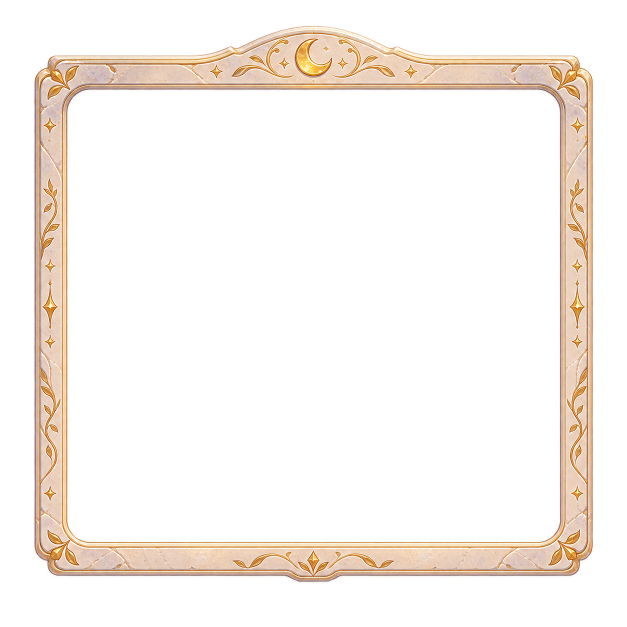
#> input picture assets/art/moonlit/sources/frame-original.png, 1254 x 1254 px, given in place of floor_1.png, which was not available (shown at 1/2 size); the run also reads 1 picture not shown here
$ python process_moon_garden.py ../assets/art/moonlit/sources
#> lines starting #> are read from the running program, lines starting #| are printed output that depends on the picture
"""달빛 숲 정원 원본 그림을 게임용 스프라이트로 다듬는다.

생성 원본은 단색 배경 위에 그렸으므로 가장자리에서 배경을 채워 지우고,
내용 영역만 잘라 정사각형 투명 PNG로 저장한다.
Pillow가 필요하다: python3 -m pip install Pillow
사용: python3 tools/process_moon_garden.py <원본 폴더>
"""

from __future__ import annotations

import sys
from collections import deque
from pathlib import Path

from PIL import Image, ImageFilter

ROOT = Path(__file__).resolve().parents[1]
OUT = ROOT / "assets/art/moon_garden"

# 파일 이름: (출력 크기, 내용이 차지할 비율, 배경 허용 오차, 처리 방식)
# flood: 가장자리와 이어진 배경만 지운다. shadow: 회색 바닥 그림자를 반투명 그림자로 바꾼다.
# key: 막대 사이처럼 갇힌 배경도 같은 색이면 모두 지운다.
SPRITES = {
    "floor_1": (384, 1.0, 34, "flood"),
    "floor_2": (384, 1.0, 34, "flood"),
    "floor_3": (384, 1.0, 34, "flood"),
    "floor_4": (384, 1.0, 34, "flood"),
    "rock": (384, 0.96, 30, "shadow"),
    "stump": (384, 0.96, 30, "shadow"),
    "riq_cushion": (384, 0.98, 30, "shadow"),
    "tile_dandelion": (384, 0.96, 32, "flood"),
    "tile_amber": (384, 0.96, 34, "flood"),
    "tile_clover": (384, 0.96, 40, "flood"),
    "switch_crystal": (384, 0.96, 12, "shadow"),
    "gate_closed": (384, 0.96, 40, "key"),
}
SOURCES = {"rock": "rock_2"}


def remove_background(
    image: Image.Image, tolerance: int, mode: str = "flood"
) -> Image.Image:
    """가장자리와 이어진 배경색 영역을 투명하게 만든다."""
#> called with tolerance = 34, mode = 'flood'
    rgb = image.convert("RGB")
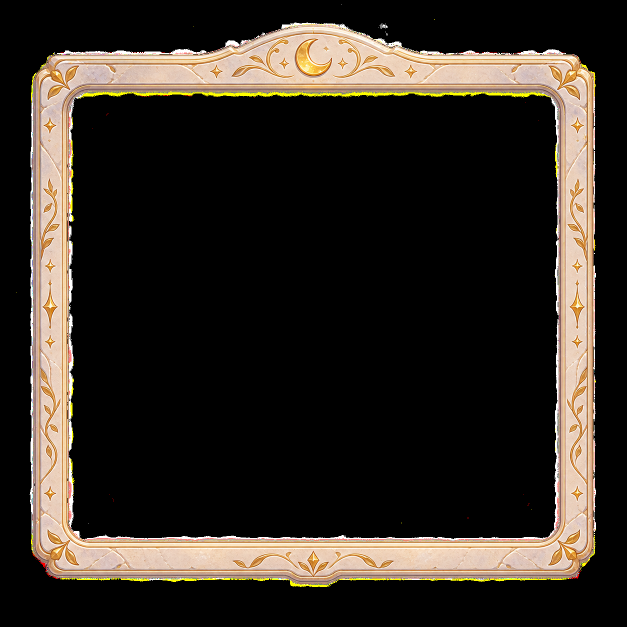
#> rgb: PIL image 1254x1254 RGB (shown at 1/2 size); mean R, G, B 48.5, 41.7, 34.6
    width, height = rgb.size
#> width = 1254; height = 1254
    pixels = rgb.load()
    border = [pixels[x, 0] for x in range(width)] + [pixels[x, height - 1] for x in range(width)]
#> border = 2508 items, first 6: (0, 0, 0), (0, 0, 0), (0, 0, 0), (0, 0, 0), (0, 0, 0), (0, 0, 0)
    border += [pixels[0, y] for y in range(height)] + [pixels[width - 1, y] for y in range(height)]
#> border = 5016 items, first 6: (0, 0, 0), (0, 0, 0), (0, 0, 0), (0, 0, 0), (0, 0, 0), (0, 0, 0)
    border.sort(key=sum)
    base = border[len(border) // 2]
#> base = (0, 0, 0)

    def close(color: tuple[int, int, int]) -> bool:
        return sum(abs(a - b) for a, b in zip(color, base)) <= tolerance * 3

    mask = Image.new("L", (width, height), 255)
#> mask: PIL image 1254x1254 L; every value is 255
    alpha = mask.load()
    if mode == "key":
        for y in range(height):
            for x in range(width):
                if close(pixels[x, y]):
                    alpha[x, y] = 0
    queue = deque()
    for x in range(width):
        queue.extend([(x, 0), (x, height - 1)])
    for y in range(height):
        queue.extend([(0, y), (width - 1, y)])
    while queue:
        x, y = queue.popleft()
        if alpha[x, y] == 0 or not close(pixels[x, y]):
            continue
        alpha[x, y] = 0
        if x > 0:
            queue.append((x - 1, y))
        if x < width - 1:
            queue.append((x + 1, y))
        if y > 0:
            queue.append((x, y - 1))
        if y < height - 1:
            queue.append((x, y + 1))
    shade = None
    if mode == "shadow":
        shade = _shadow(rgb, alpha, base)
    # 경계의 배경색 테두리를 한 겹 깎고 부드럽게 만든다.
    mask = mask.filter(ImageFilter.MinFilter(3)).filter(ImageFilter.GaussianBlur(1.2))
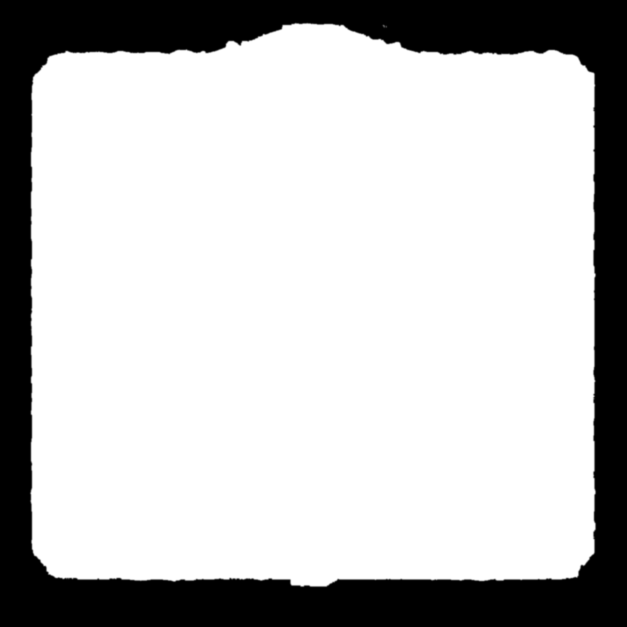
#> mask: PIL image 1254x1254 L (shown at 1/2 size); min 0, max 255, mean 194
    result = rgb.convert("RGBA")
    result.putalpha(mask)
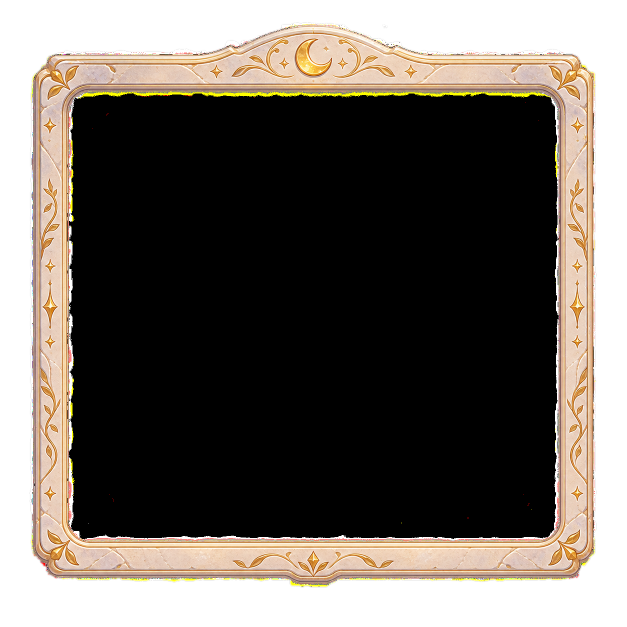
#> result: PIL image 1254x1254 RGBA (shown at 1/2 size); mean R, G, B, A 48.5, 41.7, 34.6, 194; transparent parts drawn white
    if shade is not None:
        _darken_ground(result)
        shadow = Image.new("RGBA", (width, height), (6, 12, 30, 0))
        shadow.putalpha(shade.filter(ImageFilter.GaussianBlur(3)))
        shadow.alpha_composite(result)
        result = shadow
    return result


# [39 lines left out: functions _darken_ground, _shadow, not called in this run]


def fit_square(image: Image.Image, size: int, fill: float) -> Image.Image:
#> called with size = 384, fill = 1
    box = image.getchannel("A").point(lambda v: 255 if v > 24 else 0).getbbox()
#> box = (60, 45, 1193, 1175)
    content = image.crop(box) if box else image
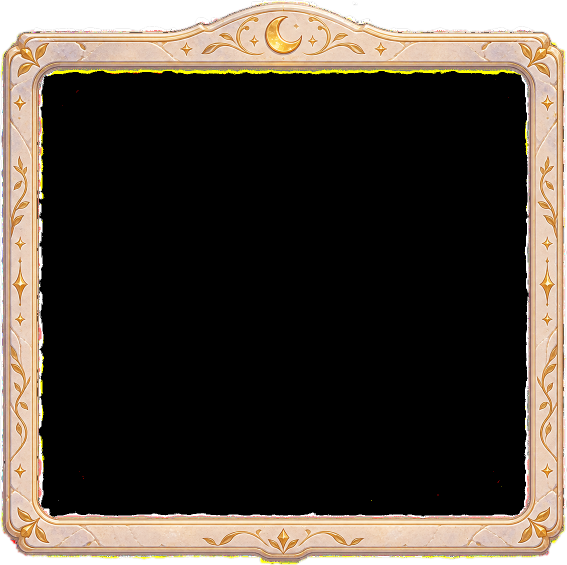
#> content: PIL image 1133x1130 RGBA (shown at 1/2 size); mean R, G, B, A 59.5, 51.2, 42.5, 238.3; transparent parts drawn white
    scale = size * fill / max(content.size)
#> scale = 0.339
    content = content.resize(
        (max(1, round(content.width * scale)), max(1, round(content.height * scale))),
        Image.LANCZOS,
    )
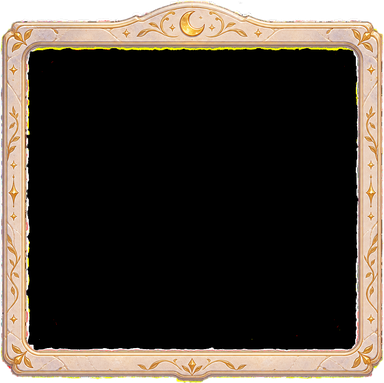
#> content: PIL image 384x383 RGBA; mean R, G, B, A 60.9, 52.5, 43.5, 238.3; transparent parts drawn white
    canvas = Image.new("RGBA", (size, size), (0, 0, 0, 0))
#> canvas: PIL image 384x384 RGBA; every value is 0
    canvas.alpha_composite(content, ((size - content.width) // 2, (size - content.height) // 2))
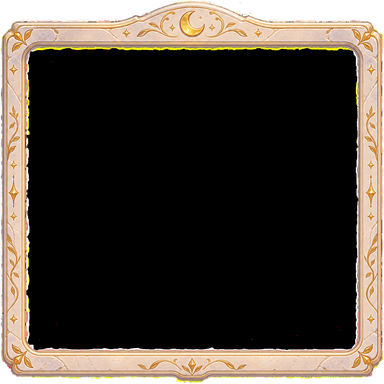
#> canvas: PIL image 384x384 RGBA; mean R, G, B, A 60.7, 52.4, 43.3, 237.7; transparent parts drawn white
    return canvas


# [15 lines left out: functions stream, plank, not called in this run]


def main() -> None:
    source = Path(sys.argv[1])
    OUT.mkdir(parents=True, exist_ok=True)
    for name, (size, fill, tolerance, mode) in SPRITES.items():
        raw = source / f"{SOURCES.get(name, name)}.png"
#> (the run stopped early here; a loop or call above may not have finished)
